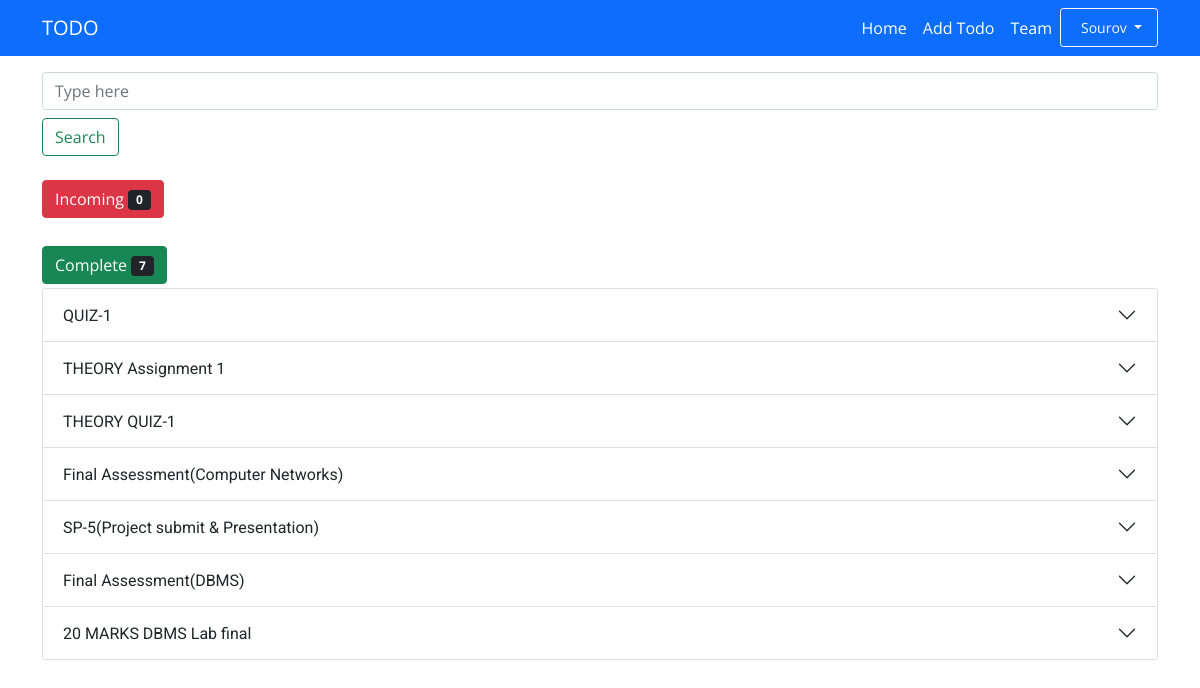
Screenshot of / (signed in) with the database file from the repository.
### todo/models.py (models this page shows)
class TODO(models.Model):
    title = models.CharField(max_length=250)
    about=models.TextField(max_length=450,null=True)
    course = models.CharField(max_length=125,null=True )
    date = models.DateTimeField(auto_now_add=True)
    start_date = models.DateField(null=True)
    start_time = models.TimeField(null=True)
    end_date = models.DateField(null=True)
    end_time = models.TimeField(null=True)
    url1=models.URLField(max_length = 200,null=True)
    url2=models.URLField(max_length = 200,null=True)
    w1 = models.CharField(max_length=30,null=True)
    w2 = models.CharField(max_length=30,null=True)

### todo/views.py (the view, shortened to what this page needs)
# urls.py: path('', views.home, name='home'),
@login_required(login_url='account')
def home(request):
    if request.user.is_authenticated:
        user = request.user
        activeuser={
            "role":"onlystudent",
            "name":user.username
        }
        user = request.user
        t=User.objects.get(username=user)
        if CR.objects.filter(username=user):
            activeuser["role"]="cr"
        incoming=[]
        today = date.today()
        r=str(today)
        year=""
        month=""
        date1=""
        j=0
        helper=""
        for i in r:
            if i != "-":
                helper+=i
            if i == "-":
                if j==4:
                    year=helper
                    helper=""
                elif j == 7:
                    month=helper
                    helper=""
                else:
                    date1=helper
            j+=1
        date1=helper
        date_todos = TODO.objects.filter().order_by('end_date')
        completelen=0
        for k in date_todos:
            today2=str(k.end_date)
            year2=""
            month2=""
            date2=""
            j=0
            helper=""
            completelen+=1
            for i in today2:
                if i != "-":
                    helper+=i
                if i == "-":
                    if j==4:
                        year2=helper
                        helper=""
                    elif j == 7:
                        month2=helper
                        helper=""
                    else:
                        date2=helper
                j+=1
            date2=helper
            if year > year2 :
                continue
            elif year < year2:
                incoming.append(k.id)
                continue
            else:
                if month > month2:
                    continue
        incominglen = len(incoming)
        completelen=completelen-incominglen
        return render(request, 'home.html', context={'p':t,'todos': date_todos,'activeuser':activeuser, 'incoming':incoming,'incominglen':incominglen,'completelen':completelen})

### templates/home.html (shortened to what this page needs)
{% extends 'layouts.html' %} {% block title %} TODO {% endblock %} {% block content %} {% include 'navbar.html' %} {% load static %}
<div class="container container-fluid pt-3">
    <form action="/search/" method="post">
        <input required name="search" value="" class="form-control me-2 " type="search" placeholder="Type here" aria-label="Search">
        <button class="btn btn-outline-success mt-2" type="submit">Search</button>
    </form>
</div>
<div class="accordion container pt-4" id="accordionExample">
    <button class="btn btn-danger mb-1">
        Incoming <span class="badge bg-dark">{{incominglen}}</span>
      </button>
</div>
<div class="accordion container pt-4" id="accordionExample">
    <button class="btn btn-success mb-1">
        Complete <span class="badge bg-dark">{{completelen}}</span>
      </button> {% for todo in todos %} {% if todo.id not in incoming %}
    <div class="accordion-item">
        <h2 class="accordion-header" id="headingTwo">
            <button class="accordion-button collapsed" type="button" data-bs-toggle="collapse" data-bs-target="#collapse2{{todo.id}}" aria-expanded="false" aria-controls="collapse{{todo.id}}">
                {{todo.title}}
        </button>
        </h2>
    </div>
    {% endif %} {% endfor %}
</div>
{% endblock %}

### templates/layouts.html (shortened to what this page needs)
 {% load static %}
<!DOCTYPE html>
<html lang="en">
<head>
    <link href="https://cdn.jsdelivr.net/npm/bootstrap@5.0.0-beta3/dist/css/bootstrap.min.css" rel="stylesheet">
    <link href="{% static 'css/style.css' %}" rel="stylesheet">
</head>
<body class="bg-white">
    {% block content %} {% endblock %}
</body>
</html>

### templates/navbar.html (shortened to what this page needs)
{% block content %}
<nav style="background-color: #e3f2fd;" class="navbar navbar-dark bg-primary navbar-expand-lg  ">
    <div class=" container container-fluid">
        <a class="navbar-brand" href="#">TODO</a>
        <div class="collapse navbar-collapse" id="navbarScroll">
            <ul class="navbar-nav ms-auto text-light">
                {% if request.user.is_authenticated %}
                <li class="nav-item  ">
                    <a class="nav-link active " href="{% url 'home' %}">Home</a>
                </li>
                {% if activeuser.role == "cr" %}
                <li class="nav-item">
                    <a class="nav-link active" href="{% url 'todo' %}">Add Todo</a>
                </li>
                {% endif %}
                <li class="nav-item">
                    <a class="nav-link active" href="{% url 'team' %}">Team</a>
                </li>
                <li class="nav-item dropdown  ">
                    <button style="padding-left: 20px;padding-right:15px" type="button" class=" profile nav-link btn btn-primary   border border-light  btn-sm text-light dropdown-toggle  " data-bs-toggle="dropdown" aria-expanded="false">
                     {{request.user.username}}
                    </button>
                </li>
                {% endif %}
            </ul>
        </div>
    </div>
</nav>
{% endblock %}

### static/css/style.css (style rules this page uses)
body { font-family: "Open Sans", sans-serif; min-height: 100veh; }
h1, h2, h3, h4, h5, h6 { font-family: "Roboto", sans-serif; }
a { text-decoration: none !important; }
.profile { padding-left: 20px !important; }

### rows the page displays
TODO: title "QUIZ-1"
TODO: title "THEORY Assignment 1"
TODO: title "THEORY QUIZ-1"
TODO: title "Final Assessment(Computer Networks)"
TODO: title "SP-5(Project submit & Presentation)"
TODO: title "Final Assessment(DBMS)"
TODO: title "20 MARKS DBMS Lab final"

### other values shown
{{ request.user.username }} "Sourov"
{{ incominglen }} "0"
{{ completelen }} "7"
